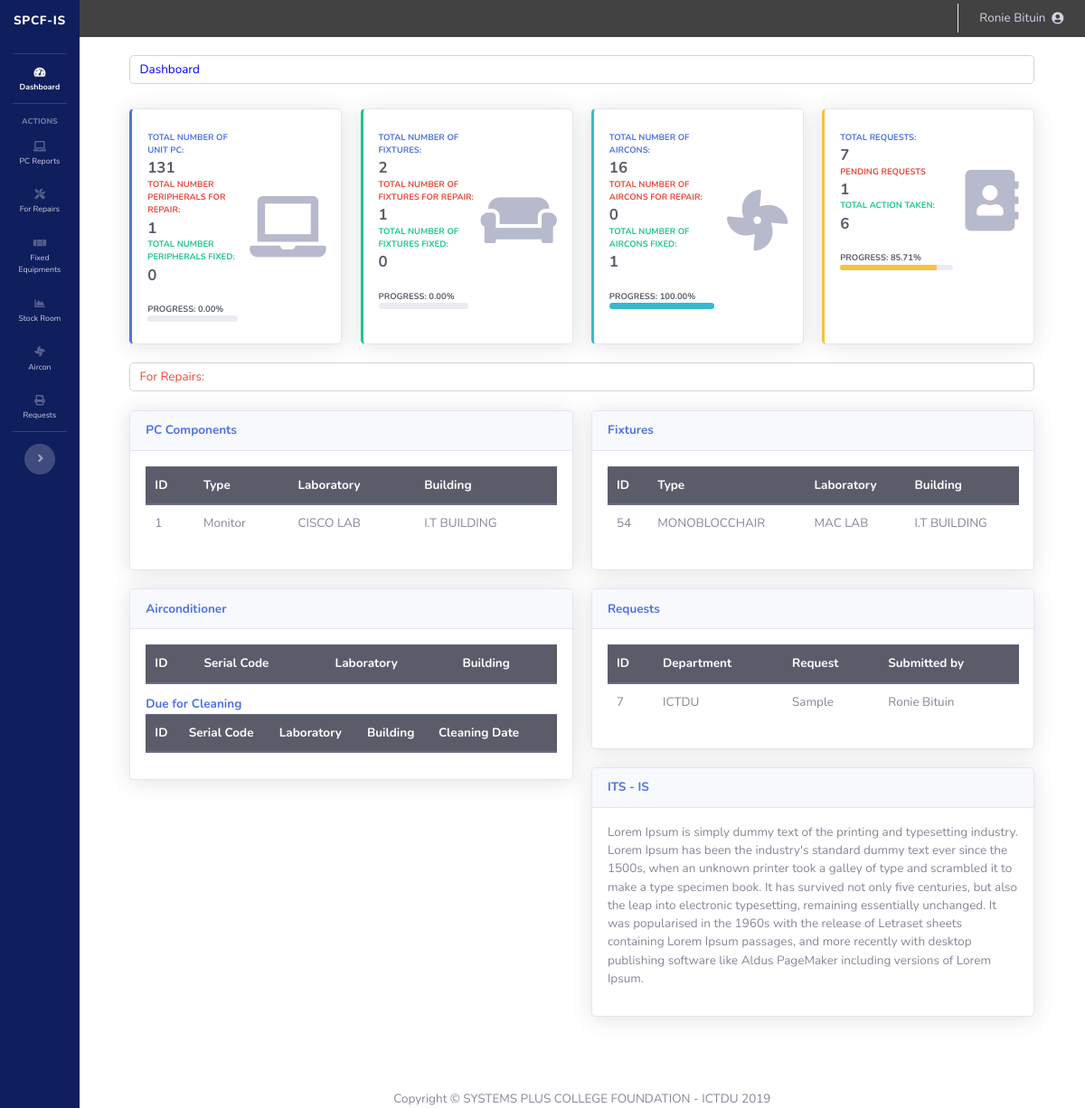
The page /president/index.php (signed in) on the database its author committed.
### tables this page shows
CREATE TABLE `peripherals` (
  `peripheral_id` int(11) NOT NULL,
  `peripheral_type` varchar(32) NOT NULL,
  `peripheral_brand` varchar(128) NOT NULL,
  `peripheral_description` text NOT NULL,
  `peripheral_serial_no` varchar(64) NOT NULL,
  `peripheral_date_purchased` date NOT NULL,
  `peripheral_amount` float DEFAULT NULL,
  `peripheral_date_issued` date NOT NULL,
  `peripheral_condition` text NOT NULL,
  `remarks` varchar(64) NOT NULL,
  `added_by` varchar(32) DEFAULT NULL,
  `unit_id` int(11) DEFAULT NULL
);

CREATE TABLE `laboratory` (
  `lab_id` int(11) NOT NULL,
  `lab_code` varchar(32) NOT NULL,
  `lab_name` varchar(64) NOT NULL,
  `lab_description` text NOT NULL,
  `building_id` int(11) NOT NULL,
  `added_by` varchar(128) NOT NULL
);

CREATE TABLE `building` (
  `building_id` int(11) NOT NULL,
  `building_name` varchar(128) NOT NULL,
  `building_code` varchar(32) NOT NULL,
  `building_description` text NOT NULL,
  `added_by` varchar(128) NOT NULL
);

CREATE TABLE `fixture` (
  `id` int(11) NOT NULL,
  `type` text NOT NULL,
  `batch_code` varchar(64) NOT NULL,
  `serial_no` varchar(64) DEFAULT NULL,
  `building_id` int(11) NOT NULL,
  `lab_id` varchar(64) NOT NULL,
  `date_added` datetime NOT NULL,
  `date_last_clean` date NOT NULL DEFAULT current_timestamp(),
  `fixture_condition` text NOT NULL DEFAULT 'working',
  `remarks` varchar(64) NOT NULL
);

CREATE TABLE `maintenance` (
  `id` int(11) NOT NULL,
  `department` varchar(128) NOT NULL,
  `date_requested` date NOT NULL,
  `electrical` int(11) NOT NULL,
  `mechanical` int(11) NOT NULL,
  `carpentry` int(11) NOT NULL,
  `janitorial` int(11) NOT NULL,
  `others` int(11) NOT NULL,
  `others_text` text NOT NULL,
  `request` text NOT NULL,
  `action_taken` text NOT NULL,
  `date_action_taken` date DEFAULT NULL,
  `requested_by` varchar(128) NOT NULL
);

### president/index.php (the view, shortened to what the rows shown need)
<?php
  include('dbh.php');
  include('sidebar.php');
?>
<!DOCTYPE html>
<html lang="en">
<head>
  <link href="../vendor/fontawesome-free/css/all.min.css" rel="stylesheet" type="text/css">
  <link href="css/sb-admin-2.min.css" rel="stylesheet">
</head>
<body id="page-top">
  <div id="wrapper">
    <div id="content-wrapper" class="d-flex flex-column">
      <div id="content">
        <div class="container-fluid">
          <span class="text-danger form-control">For Repairs:</span><br>
          <div class="row">
            <div class="col-lg-6 mb-4">
              <?php
                $getPeripherals = $mysqli->query("SELECT * FROM peripherals p
                  JOIN unit_pc u ON p.unit_id = u.unit_id
                  JOIN laboratory l ON l.lab_id = u.lab_id
                  JOIN building b ON b.building_id = u.building_id
                  WHERE remarks='For Repair' LIMIT 3") or die ($mysqli->error);
               ?>
              <div class="card shadow mb-4">
                <div class="card-body">
                  <table class="table">
                    <thead class="thead-dark">
                      <th>ID</th>
                      <th>Type</th>
                      <th>Laboratory</th>
                      <th>Building</th>
                    </thead>
                    <?php while($newPeripherals=$getPeripherals->fetch_assoc()){ ?>
                    <tr>
                      <td><?php echo $newPeripherals['peripheral_id']; ?></td>
                      <td><?php echo $newPeripherals['peripheral_type']; ?></td>
                      <td><?php echo $newPeripherals['lab_name']; ?></td>
                      <td><?php echo $newPeripherals['building_name']; ?></td>
                    </tr>
                    <?php } ?>
                  </table>
                </div>
              </div>
              <div class="card shadow mb-4">
                <div class="card-body">
                  <table class="table ">
                    <thead class="thead-dark">
                      <th>ID</th>
                      <th>Serial Code</th>
                      <th>Laboratory</th>
                      <th>Building</th>
                    </thead>
                  </table>
                   <table class="table">
                    <thead class="thead-dark">
                      <th>ID</th>
                      <th>Serial Code</th>
                      <th>Laboratory</th>
                      <th>Building</th>
                      <th>Cleaning Date<th>
                    </thead>
                  </table>
                </div>
              </div>
            </div>
            <div class="col-lg-6 mb-4">
              <?php
                $getFixtures = $mysqli->query("SELECT * FROM fixture f
                  JOIN laboratory l ON f.lab_id = l.lab_id
                  JOIN building b ON b.building_id = l.building_id
                  WHERE remarks='For Repair' AND f.type<>'airconditioner' LIMIT 3") or die ($mysqli->error);
               ?>
              <div class="card shadow mb-4">
                <div class="card-body">
                  <table class="table">
                    <thead class="thead-dark">
                      <th>ID</th>
                      <th>Type</th>
                      <th>Laboratory</th>
                      <th>Building</th>
                    </thead>
                    <?php while($newFixtures=$getFixtures->fetch_assoc()){ ?>
                    <tr>
                      <td><?php echo $newFixtures['id']; ?></td>
                      <td><?php echo strtoupper($newFixtures['type']); ?></td>
                      <td><?php echo $newFixtures['lab_name']; ?></td>
                      <td><?php echo $newFixtures['building_name']; ?></td>
                    </tr>
                    <?php } ?>
                  </table>
                </div>
              </div>
              <?php
                $getRequest = $mysqli->query("SELECT * FROM maintenance WHERE action_taken='' LIMIT 3") or die ($mysqli->error);
               ?>
              <div class="card shadow mb-4">
                <div class="card-body">
                  <table class="table">
                    <thead class="thead-dark">
                      <th>ID</th>
                      <th>Department</th>
                      <th>Request</th>
                      <th>Submitted by</th>
                    </thead>
                    <?php while($newRequest=$getRequest->fetch_assoc()){ ?>
                    <tr>
                      <td><?php echo $newRequest['id']; ?></td>
                      <td><?php echo ucfirst($newRequest['department']); ?></td>
                      <td><?php echo $newRequest['request']; ?></td>
                      <td><?php echo $newRequest['requested_by']; ?></td>
                    </tr>
                    <?php } ?>
                  </table>
                </div>
              </div>
            </div>
          </div>
        </div>
      </div>
      <?php include('footer.php');?>

### rows shown on the page
peripherals: peripheral_id "1", peripheral_type "Monitor", laboratory.lab_name "CISCO LAB", building.building_name "I.T BUILDING"
fixture: id "54", type "MONOBLOCCHAIR", lab.lab_name "MAC LAB", building.building_name "I.T BUILDING"
maintenance: id "7", department "ICTDU", request "Sample", requested_by "Ronie Bituin"

### other values the page prints
$_SESSION['username'] "Ronie Bituin"
$newCountPC['COUNT(unit_id)'] "131"
$newCountPeripheralForRepair['COUNT(peripheral_id)'] "1"
$newCountPeripheralFixed['COUNT(peripheral_id)'] "0"
$totalPCForRepair "0.00"
$newCountFixture['COUNT(id)'] "2"
$newCountFixtureForRepair['COUNT(id)'] "1"
$newCountFixtureFixed['COUNT(id)'] "0"
$totalFextureForRepair "0.00"
$newCountAircon['COUNT(id)'] "16"
$newCountAirconForRepair['COUNT(id)'] "0"
$newCountAirconFixed['COUNT(id)'] "1"
$totalAirconForRepair "100.00"
$newCountMaintenance['COUNT(id)'] "7"
$newCountPendingMaintenance['COUNT(action_taken)'] "1"
